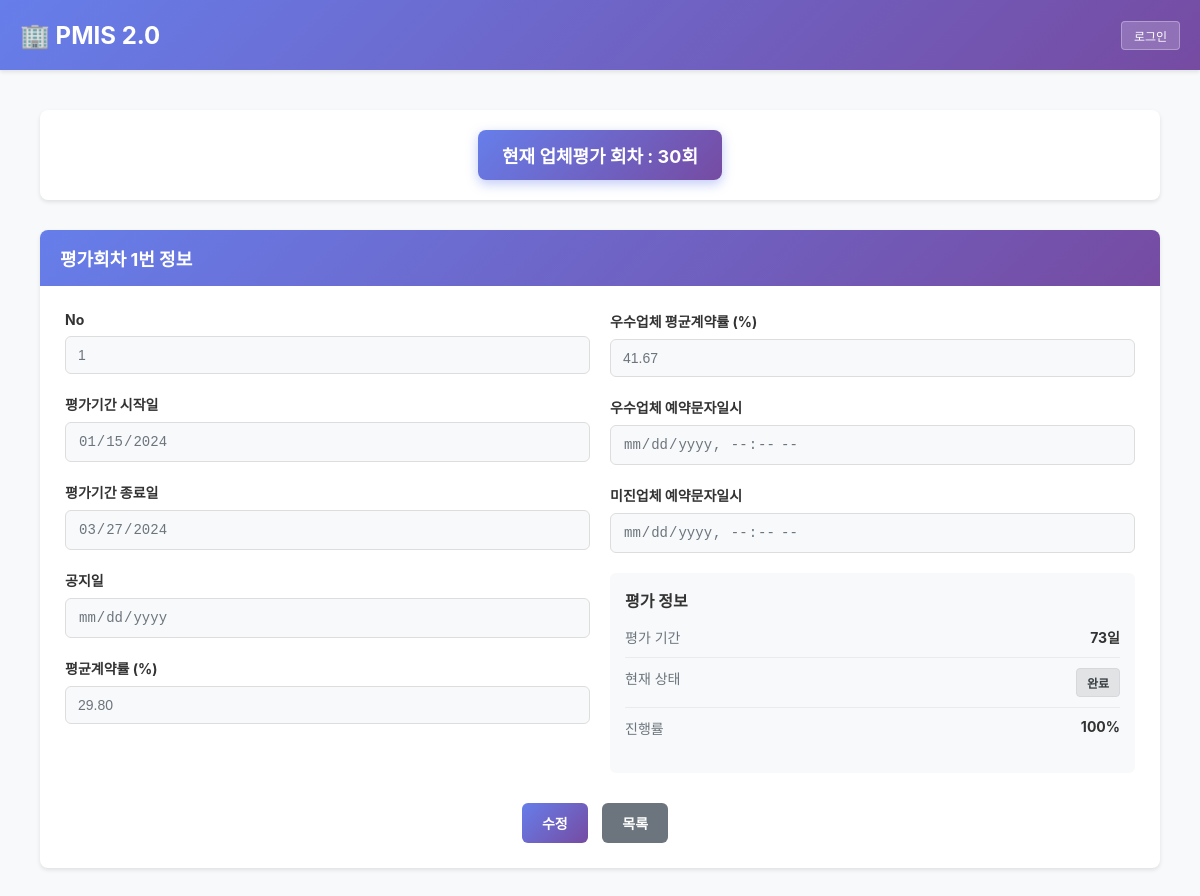
/evaluation/evaluation-no/1/, run on the app's committed database.
### evaluation/models.py (models this page shows, shortened)
class EvaluationNo(models.Model):
    no = models.AutoField(primary_key=True, verbose_name='업체평가회차ID')
    dateStart = models.DateField(verbose_name='평가기간 시작일')
    dateEnd = models.DateField(verbose_name='평가기간 종료일')
    dateNotice = models.DateField(null=True, blank=True, verbose_name='공지일')
    fAverageAll = models.FloatField(default=0.0, verbose_name='평균계약률')
    fAverageExcel = models.FloatField(default=0.0, verbose_name='우수업체 평균계약률')
    timeExcel = models.DateTimeField(null=True, blank=True, verbose_name='우수업체 예약문자일시')
    timeWeak = models.DateTimeField(null=True, blank=True, verbose_name='미진업체 예약문자일시')
    created_at = models.DateTimeField(auto_now_add=True, verbose_name='생성일시')
    updated_at = models.DateTimeField(auto_now=True, verbose_name='수정일시')
    class Meta:
        db_table = 'evaluation_no'
        verbose_name = '업체평가회차'
        verbose_name_plural = '업체평가회차'
        ordering = ['-no']  # 최신순 정렬
    def get_evaluation_period_days(self):
        if self.dateStart and self.dateEnd:
            return (self.dateEnd - self.dateStart).days + 1
        return 0
    def get_period_status(self):
        today = timezone.localtime().date()
        if today < self.dateStart:
            return "대기"
        elif self.dateStart <= today <= self.dateEnd:
            return "평가중"
        else:
            return "완료"
    def get_progress_percentage(self):
        today = timezone.localtime().date()
        if today < self.dateStart:
            return 0
        elif today > self.dateEnd:
            return 100
        else:
            total_days = self.get_evaluation_period_days()
            elapsed_days = (today - self.dateStart).days + 1
            return round((elapsed_days / total_days) * 100, 1) if total_days > 0 else 0

### evaluation/views.py (the view)
# urls.py: path('evaluation-no/<int:pk>/', views.evaluation_no_detail, name='evaluation_no_detail'),
def evaluation_no_detail(request, pk):
    evaluation = get_object_or_404(EvaluationNo, pk=pk)
    current_no = get_current_evaluation_no()
    current_staff = None
    if 'staff_user' in request.session:
        try:
            current_staff = Staff.objects.get(no=request.session['staff_user']['no'])
        except Staff.DoesNotExist:
            pass
    context = {
        'current_no': current_no,
        'evaluation': evaluation,
        'mode': 'view',
        'current_staff': current_staff,
    }
    return render(request, 'evaluation/evaluation_no_detail.html', context)

### evaluation/views.py (called while the page is built)
def get_current_evaluation_no():
    try:
        global_var = GlobalVar.objects.get(key='G_N_EVALUATION_NO')
        return global_var.get_typed_value()
    except GlobalVar.DoesNotExist:
        latest = EvaluationNo.objects.order_by('-no').first()
        if latest:
            return latest.no
        return 1

### evaluation/templates/evaluation/evaluation_no_detail.html (shortened to what this page needs)
{% extends 'staff/base.html' %}
{% block content %}
<div class="container">
    <div class="info-section">
        <div class="current-round-badge">
            현재 업체평가 회차 : {{ current_no }}회
        </div>
    </div>
    <div class="detail-section">
        <div class="section-header">
            평가회차 {{ evaluation.no }}번 정보
        </div>
        <form method="post">
            <div class="row">
                <div class="col-md-6">
                    <div class="form-group">
                        <label for="no">No</label>
                        <input type="text" class="form-control" id="no" value="{{ evaluation.no }}" readonly>
                    </div>
                    <div class="form-group">
                        <label for="dateStart">평가기간 시작일</label>
                        <input type="date" class="form-control" id="dateStart" value="{{ evaluation.dateStart|date:'Y-m-d' }}" readonly>
                    </div>
                    <div class="form-group">
                        <label for="dateEnd">평가기간 종료일</label>
                        <input type="date" class="form-control" id="dateEnd" value="{{ evaluation.dateEnd|date:'Y-m-d' }}" readonly>
                    </div>
                    <div class="form-group">
                        <label for="dateNotice">공지일</label>
                        <input type="date" class="form-control" id="dateNotice" name="dateNotice"
                               value="{{ evaluation.dateNotice|date:'Y-m-d' }}"
                               {% if mode == 'view' %}readonly{% endif %}>
                    </div>
                    <div class="form-group">
                        <label for="fAverageAll">평균계약률 (%)</label>
                        <input type="number" step="0.01" class="form-control" id="fAverageAll" name="fAverageAll"
                               value="{{ evaluation.fAverageAll|floatformat:2 }}"
                               {% if mode == 'view' %}readonly{% endif %}>
                    </div>
                </div>
                <div class="col-md-6">
                    <div class="form-group">
                        <label for="fAverageExcel">우수업체 평균계약률 (%)</label>
                        <input type="number" step="0.01" class="form-control" id="fAverageExcel" name="fAverageExcel"
                               value="{{ evaluation.fAverageExcel|floatformat:2 }}"
                               {% if mode == 'view' %}readonly{% endif %}>
                    </div>
                    <div class="form-group">
                        <label for="timeExcel">우수업체 예약문자일시</label>
                        <input type="datetime-local" class="form-control" id="timeExcel" name="timeExcel"
                               value="{{ evaluation.timeExcel|date:'Y-m-d\TH:i' }}"
                               {% if mode == 'view' %}readonly{% endif %}>
                    </div>
                    <div class="form-group">
                        <label for="timeWeak">미진업체 예약문자일시</label>
                        <input type="datetime-local" class="form-control" id="timeWeak" name="timeWeak"
                               value="{{ evaluation.timeWeak|date:'Y-m-d\TH:i' }}"
                               {% if mode == 'view' %}readonly{% endif %}>
                    </div>
                    <div class="status-info">
                        <h5>평가 정보</h5>
                        <div class="info-row">
                            <span class="info-label">평가 기간</span>
                            <span class="info-value">{{ evaluation.get_evaluation_period_days }}일</span>
                        </div>
                        <div class="info-row">
                            <span class="info-label">현재 상태</span>
                            <span class="info-value">
                                {% with status=evaluation.get_period_status %}
                                <span class="badge {% if status == '평가중' %}badge-success{% elif status == '대기' %}badge-warning{% else %}badge-secondary{% endif %}">
                                    {{ status }}
                                </span>
                                {% endwith %}
                            </span>
                        </div>
                        <div class="info-row">
                            <span class="info-label">진행률</span>
                            <span class="info-value">{{ evaluation.get_progress_percentage }}%</span>
                        </div>
                    </div>
                </div>
            </div>
            <div style="margin-top: 30px; text-align: center;">
                {% if mode == 'view' %}
                    <a href="{% url 'evaluation:evaluation_no_edit' evaluation.no %}" class="btn btn-primary">수정</a>
                {% else %}
                    <button type="submit" class="btn btn-success">저장</button>
                    <a href="{% url 'evaluation:evaluation_no_detail' evaluation.no %}" class="btn btn-secondary">취소</a>
                {% endif %}
                <a href="{% url 'evaluation:evaluation_no_list' %}" class="btn btn-secondary">목록</a>
            </div>
        </form>
    </div>
</div>
{% endblock %}

### staff/templates/staff/base.html (style rules this page uses)
* { margin: 0; padding: 0; box-sizing: border-box; }
body { font-family: -apple-system, BlinkMacSystemFont, 'Segoe UI', Roboto, sans-serif; background-color: #f8f9fa; min-height: 100vh; -webkit-touch-callout: none; -webkit-user-select: none; -khtml-user-select: none; -moz-user-select: none; -ms-user-select: none; user-select: none; }
.hide-url { overflow: visible; -webkit-overflow-scrolling: touch; }
html { height: 100vh; overflow: hidden; }
html { -webkit-text-size-adjust: 100%; -ms-text-size-adjust: 100%; }
* { -webkit-tap-highlight-color: transparent; -webkit-focus-ring-color: transparent; outline: none; }
img, a { -webkit-user-drag: none; -khtml-user-drag: none; -moz-user-drag: none; -o-user-drag: none; user-drag: none; }
body { display: flex; flex-direction: column; height: 100vh; margin: 0; padding: 0; }

### evaluation/templates/evaluation/evaluation_no_detail.html (style rules this page uses)
.container { max-width: 1200px; margin: 0 auto; padding: 20px; }
.info-section { background: white; padding: 20px; border-radius: 8px; box-shadow: 0 2px 4px rgba(0,0,0,0.1); margin-bottom: 30px; text-align: center; }
.current-round-badge { display: inline-block; background: linear-gradient(135deg, #667eea 0%, #764ba2 100%); color: white; padding: 12px 24px; border-radius: 8px; font-size: 18px; font-weight: bold; box-shadow: 0 4px 12px rgba(102, 126, 234, 0.4); }
.detail-section { background: white; padding: 25px; border-radius: 8px; box-shadow: 0 2px 4px rgba(0,0,0,0.1); }
.section-header { background: linear-gradient(135deg, #667eea 0%, #764ba2 100%); color: white; padding: 15px 20px; border-radius: 8px 8px 0 0; margin: -25px -25px 25px -25px; font-size: 18px; font-weight: bold; }
.form-group { margin-bottom: 20px; }
.form-group label { display: block; font-weight: bold; color: #333; margin-bottom: 8px; font-size: 14px; }
.form-control { width: 100%; padding: 10px 12px; border: 1px solid #ddd; border-radius: 6px; font-size: 14px; transition: all 0.3s ease; }
.form-control[readonly] { background-color: #f8f9fa; cursor: not-allowed; color: #6c757d; }
.btn { padding: 10px 20px; border: none; border-radius: 6px; font-size: 14px; font-weight: bold; cursor: pointer; transition: all 0.3s ease; text-decoration: none; display: inline-block; margin-right: 10px; }
.btn-primary { background: linear-gradient(135deg, #667eea 0%, #764ba2 100%); color: white; }
.btn-secondary { background: #6c757d; color: white; }
.row { display: flex; flex-wrap: wrap; margin: 0 -10px; }
.col-md-6 { flex: 0 0 50%; max-width: 50%; padding: 0 10px; }
.status-info { background: #f8f9fa; padding: 15px; border-radius: 6px; margin-top: 20px; }
.status-info h5 { color: #333; margin-bottom: 15px; font-size: 16px; font-weight: bold; }
.info-row { display: flex; justify-content: space-between; margin-bottom: 10px; padding-bottom: 10px; border-bottom: 1px solid #e9ecef; }
.info-row:last-child { border-bottom: none; }
.info-label { color: #6c757d; font-size: 14px; }
.info-value { font-weight: bold; color: #333; font-size: 14px; }
.badge { display: inline-block; padding: 5px 10px; border-radius: 4px; font-size: 12px; font-weight: bold; }
.badge-secondary { background: #e2e3e5; color: #383d41; border: 1px solid #d6d8db; }

### data on the page
EvaluationNo: no "1", dateStart "01/15/2024", dateEnd "03/27/2024", fAverageAll "29.80", fAverageExcel "41.67", get_evaluation_period_days "73", get_progress_percentage "100"

### other printed values
{{ current_no }} "30"
{{ status }} "완료"
